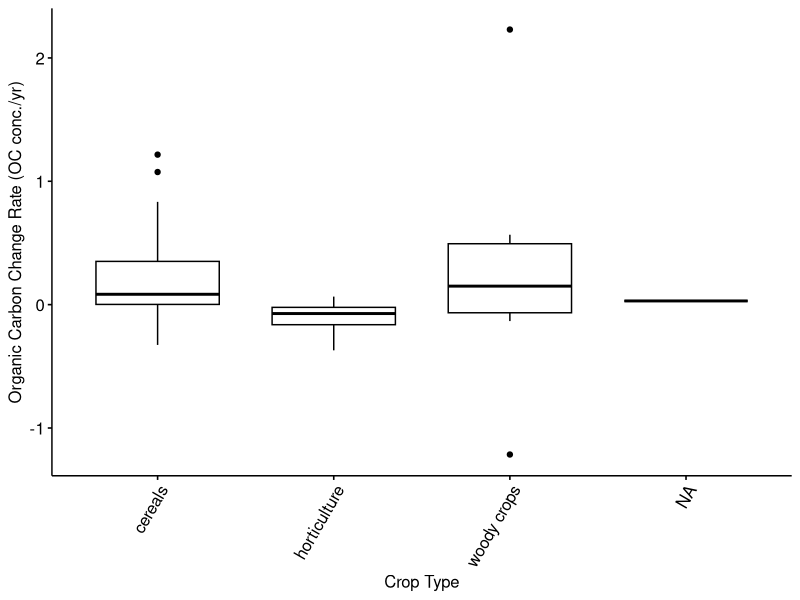
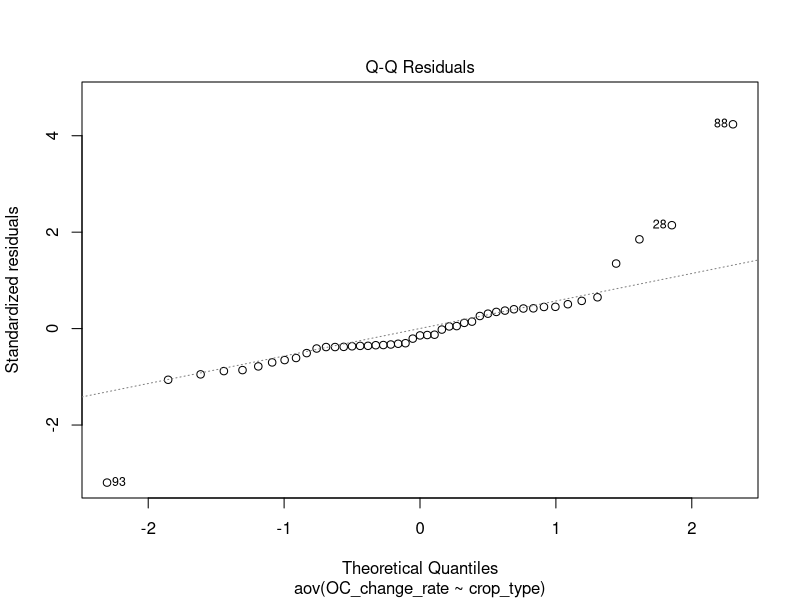
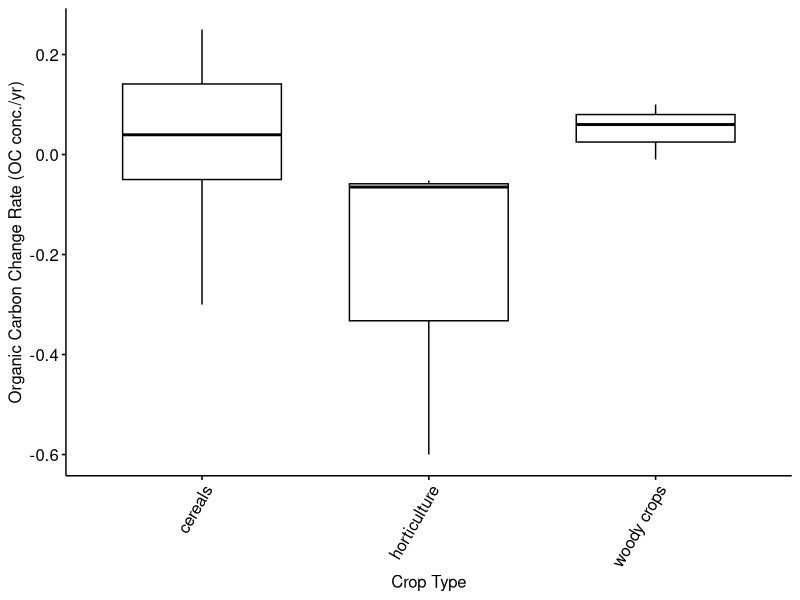
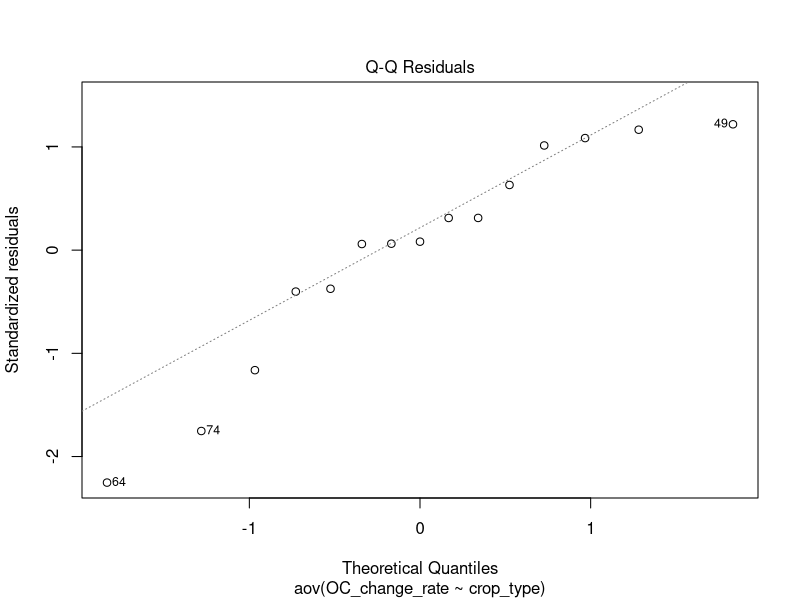
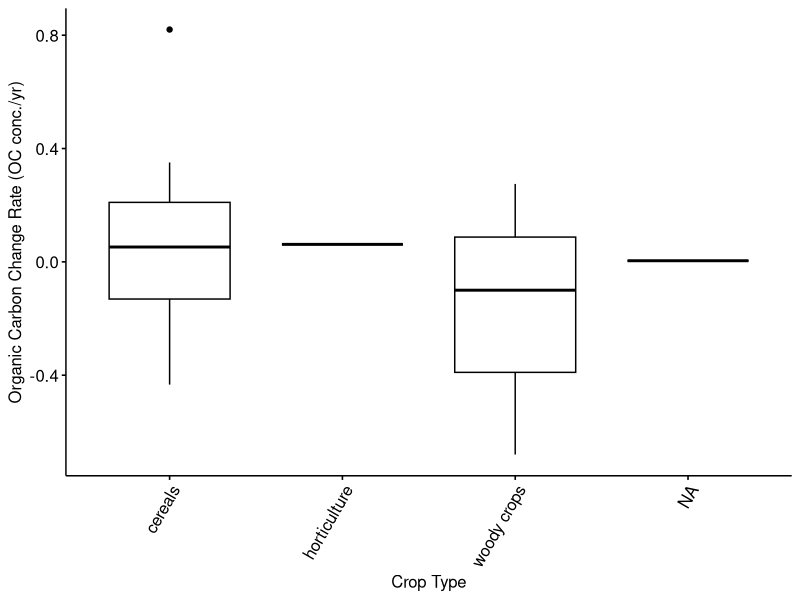
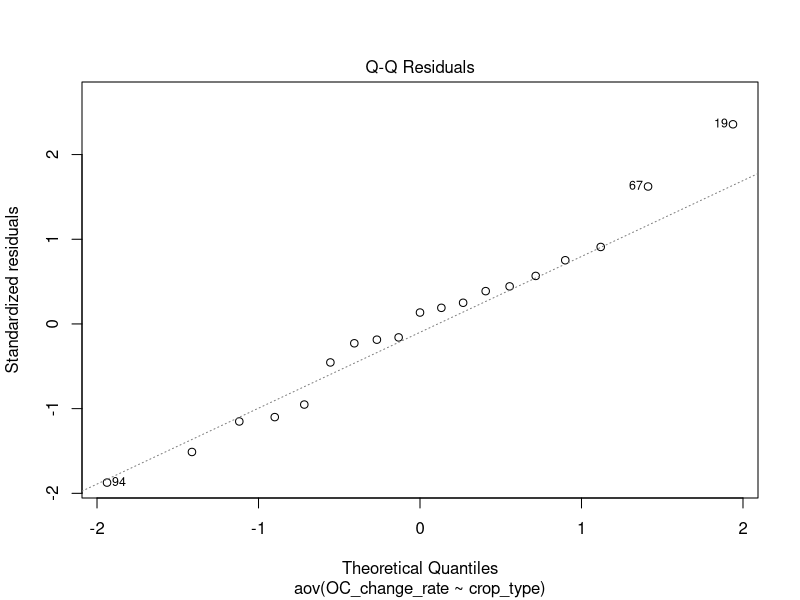
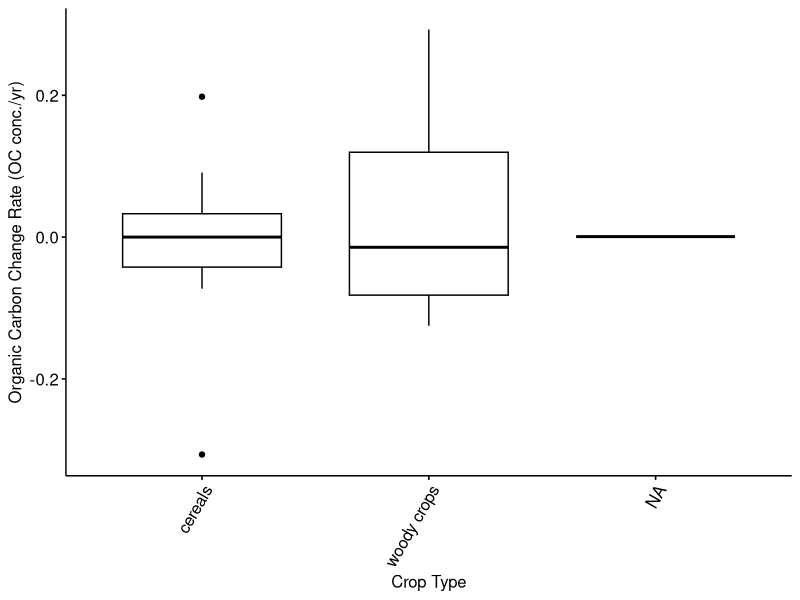
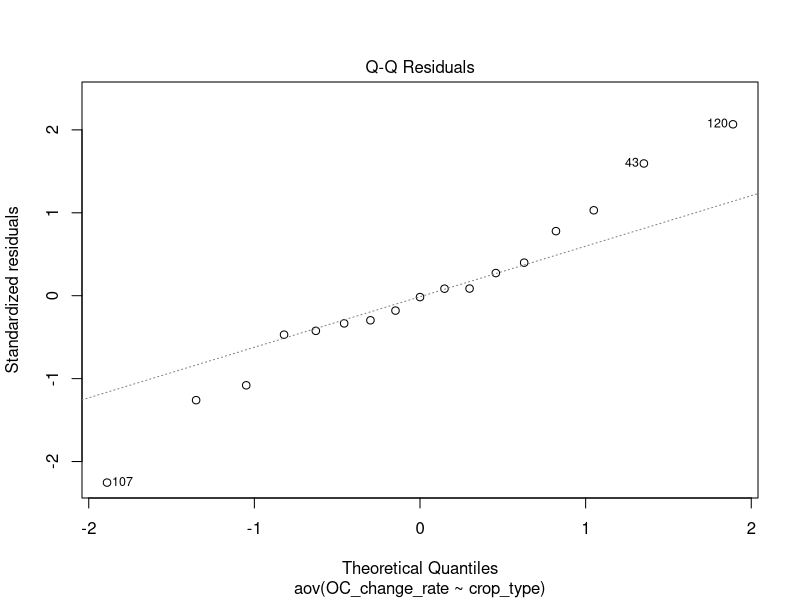

Here is the R script that generated these plots, in order:
## ---- chunk 1
# Load dataset
suppressWarnings(suppressMessages({
    library(tidyverse)
    library(ggpubr)
}))
## ---- chunk 2
# Load dataset
suppressWarnings(suppressMessages({
    datacsv <- read_csv("datasets/irrt1vt2_estBD_mar27.csv")
    dataset <- data.frame(datacsv)
}))
## ---- chunk 3
# Remove outliers
temp_dataset <- split(dataset, dataset$ref_num=="24")
dataset <- temp_dataset$'FALSE'

temp_dataset <- split(dataset, dataset$ref_num=="19")
dataset <- temp_dataset$'FALSE'
## ---- chunk 4
# Factor whole dataset
dataset[sapply(dataset, is.character)] <- lapply(dataset[sapply(dataset, is.character)], as.factor)

# Store rows without N+ and N- pairings in a temporary variable
tempData1a <- split(dataset, dataset$N_pair=="no")
dataseta <- tempData1a$'TRUE'

# For rows that do have a N+ and N- paring, store only the N- rows in a temporary variable
tempData1b <- split(dataset, dataset$N_pair_state=="N+")
datasetb <- tempData1b$'FALSE'

# Combine the two temporary variables into a unified dataset without the N+ treatments where such pairings exist in the dataset
dataset <- rbind(dataseta, datasetb)

# Separate out the 0 - 10 cm depth incrememt
tempData2 <- split(dataset, dataset$depth_cat_2=="0-10cm")
depth_10 <- tempData2$'TRUE'

# Separate out the 10 - 20 cm depth incrememt
tempData2 <- split(dataset, dataset$depth_cat_2=="10-20cm")
depth_20 <- tempData2$'TRUE'

# Separate out the 20 - 30 cm depth incrememt
tempData2 <- split(dataset, dataset$depth_cat_2=="20-30cm")
depth_30 <- tempData2$'TRUE'

# Separate out the 30+ cm depth incrememt
tempData2 <- split(dataset, dataset$depth_cat_2=="30+cm")
depth_30p <- tempData2$'TRUE'
## ---- chunk 5
# Boxplot to visualize the average rate of change for each crop type category
p <- ggboxplot(depth_10, x="crop_type", y="OC_change_rate", 
          #color = "depth_cat_2", palette = c("#00AFBB", "#E7B800", "#71f442", "#fc79e6"),
          ylab = "Organic Carbon Change Rate (OC conc./yr)", xlab = "Crop Type")
p + theme(axis.text.x = element_text(angle = 60, hjust = 1))
## ---- chunk 6
aov_0_10_per_C <- aov(OC_change_rate ~ crop_type, data = depth_10)
summary(aov_0_10_per_C)
plot(aov_0_10_per_C, 2)

TukeyHSD(aov_0_10_per_C)
## ---- chunk 7
# Boxplot to visualize the average rate of change for each crop type category
p2 <- ggboxplot(depth_20, x="crop_type", y="OC_change_rate", 
          #color = "depth_cat_2", palette = c("#00AFBB", "#E7B800", "#71f442", "#fc79e6"),
          ylab = "Organic Carbon Change Rate (OC conc./yr)", xlab = "Crop Type")
p2 + theme(axis.text.x = element_text(angle = 60, hjust = 1))
## ---- chunk 8
aov_10_20_per_C <- aov(OC_change_rate ~ crop_type, data = depth_20)
summary(aov_10_20_per_C)
plot(aov_10_20_per_C, 2)

TukeyHSD(aov_10_20_per_C)
## ---- chunk 9
# Boxplot to visualize the average rate of change for each crop type category
p3 <- ggboxplot(depth_30, x="crop_type", y="OC_change_rate", 
          #color = "depth_cat_2", palette = c("#00AFBB", "#E7B800", "#71f442", "#fc79e6"),
          ylab = "Organic Carbon Change Rate (OC conc./yr)", xlab = "Crop Type")
p3 + theme(axis.text.x = element_text(angle = 60, hjust = 1))
## ---- chunk 10
aov_20_30_per_C <- aov(OC_change_rate ~ crop_type, data = depth_30)
summary(aov_20_30_per_C)
plot(aov_20_30_per_C, 2)

TukeyHSD(aov_20_30_per_C)
## ---- chunk 11
# Boxplot to visualize the average rate of change for each crop type category
p4 <- ggboxplot(depth_30p, x="crop_type", y="OC_change_rate", 
          #color = "depth_cat_2", palette = c("#00AFBB", "#E7B800", "#71f442", "#fc79e6"),
          ylab = "Organic Carbon Change Rate (OC conc./yr)", xlab = "Crop Type")
p4 + theme(axis.text.x = element_text(angle = 60, hjust = 1))
## ---- chunk 12
aov_30p_per_C <- aov(OC_change_rate ~ crop_type, data = depth_30p)
summary(aov_30p_per_C)
plot(aov_30p_per_C, 2)

TukeyHSD(aov_30p_per_C)
## ---- chunk 13
# Boxplot to visualize the average rate of change for each crop type category
p5 <- ggboxplot(dataset, x="crop_type", y="OC_change_rate", 
          color = "depth_cat_2", palette = c("#00AFBB", "#E7B800", "#71f442", "#fc79e6"),
          ylab = "Organic Carbon Change Rate (OC conc./yr)", xlab = "Crop Type")
p5 + theme(axis.text.x = element_text(angle = 60, hjust = 1))
